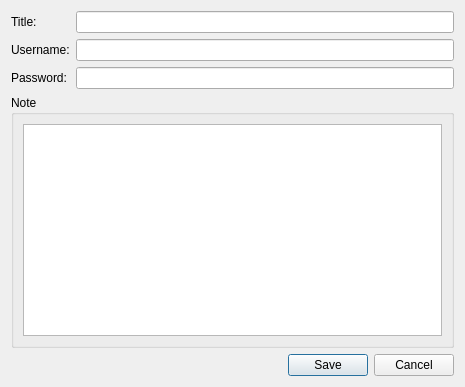
<?xml version="1.0" encoding="UTF-8"?>
<ui version="4.0">
 <class>addNewDialog</class>
 <widget class="QDialog" name="addNewDialog">
  <property name="geometry">
   <rect>
    <x>0</x>
    <y>0</y>
    <width>465</width>
    <height>387</height>
   </rect>
  </property>
  <property name="windowTitle">
   <string>Dialog</string>
  </property>
  <layout class="QVBoxLayout" name="verticalLayout_3">
   <item>
    <layout class="QHBoxLayout" name="horizontalLayout">
     <item>
      <layout class="QVBoxLayout" name="verticalLayout_2">
       <item>
        <widget class="QLabel" name="titleLabel">
         <property name="text">
          <string>Title:</string>
         </property>
        </widget>
       </item>
       <item>
        <widget class="QLabel" name="usernameLabel">
         <property name="text">
          <string>Username:</string>
         </property>
        </widget>
       </item>
       <item>
        <widget class="QLabel" name="passwordLabel">
         <property name="text">
          <string>Password:</string>
         </property>
        </widget>
       </item>
      </layout>
     </item>
     <item>
      <layout class="QVBoxLayout" name="verticalLayout">
       <item>
        <widget class="QLineEdit" name="titleEdit"/>
       </item>
       <item>
        <widget class="QLineEdit" name="usernameEdit"/>
       </item>
       <item>
        <widget class="QLineEdit" name="passwordEdit">
         <property name="echoMode">
          <enum>QLineEdit::Password</enum>
         </property>
        </widget>
       </item>
      </layout>
     </item>
    </layout>
   </item>
   <item>
    <widget class="QGroupBox" name="groupBox">
     <property name="title">
      <string>Note</string>
     </property>
     <layout class="QGridLayout" name="gridLayout">
      <item row="0" column="0">
       <widget class="QTextEdit" name="noteEdit"/>
      </item>
     </layout>
    </widget>
   </item>
   <item>
    <widget class="QDialogButtonBox" name="buttonBox">
     <property name="orientation">
      <enum>Qt::Horizontal</enum>
     </property>
     <property name="standardButtons">
      <set>QDialogButtonBox::Cancel|QDialogButtonBox::Save</set>
     </property>
    </widget>
   </item>
  </layout>
 </widget>
 <resources/>
 <connections>
  <connection>
   <sender>buttonBox</sender>
   <signal>accepted()</signal>
   <receiver>addNewDialog</receiver>
   <slot>accept()</slot>
   <hints>
    <hint type="sourcelabel">
     <x>248</x>
     <y>254</y>
    </hint>
    <hint type="destinationlabel">
     <x>157</x>
     <y>274</y>
    </hint>
   </hints>
  </connection>
  <connection>
   <sender>buttonBox</sender>
   <signal>rejected()</signal>
   <receiver>addNewDialog</receiver>
   <slot>reject()</slot>
   <hints>
    <hint type="sourcelabel">
     <x>316</x>
     <y>260</y>
    </hint>
    <hint type="destinationlabel">
     <x>286</x>
     <y>274</y>
    </hint>
   </hints>
  </connection>
 </connections>
</ui>
